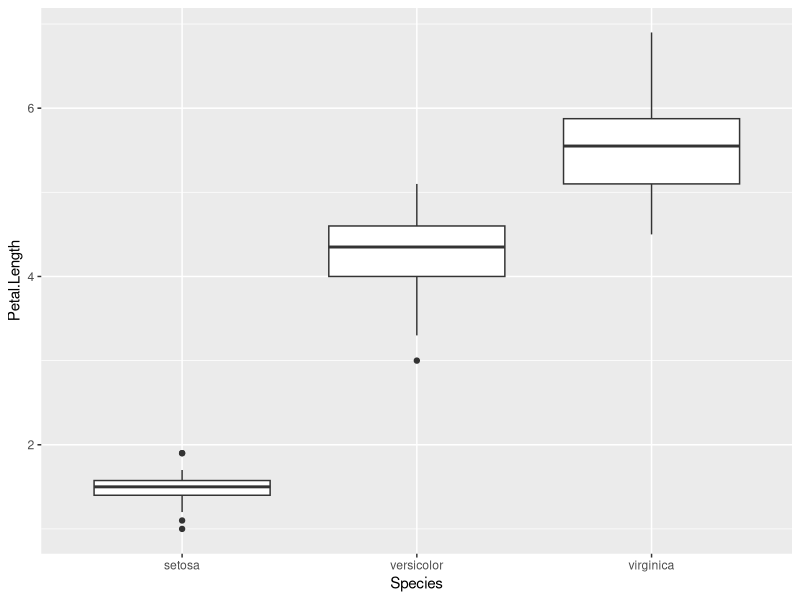
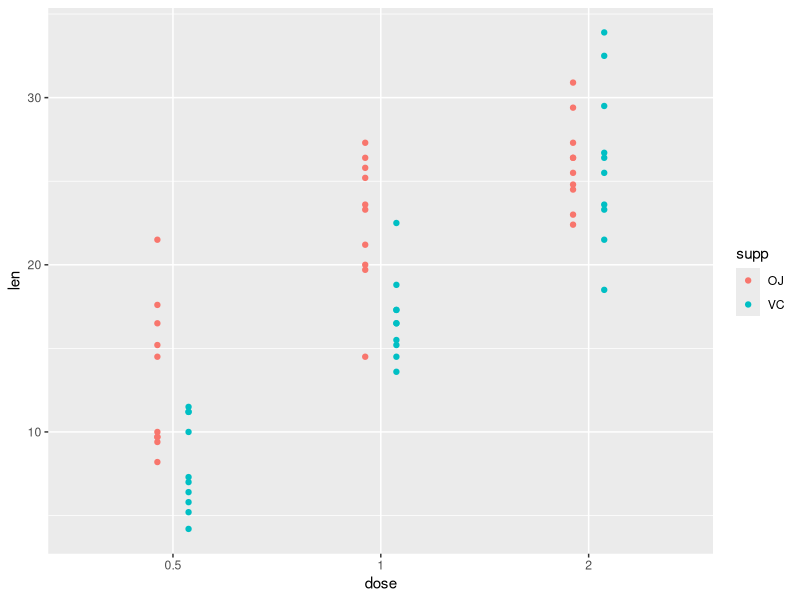

These figures' R source, in order:
# t検定・分散分析・多重比較
# 2026-09-09
# Greg Nishihara

# パッケージの読み込み
library(tidyverse)
library(marginaleffects)

irisdf = iris |> as_tibble()

# t検定
# 2群の比較

df1 = irisdf |> filter(str_detect(Species, "set", negate = TRUE))
df2 = irisdf |> filter(str_detect(Species, "vir", negate = TRUE))
df3 = irisdf |> filter(str_detect(Species, "ver", negate = TRUE))

# Petal.Length: versicolor vs virginica
t.test(Petal.Length ~ Species, data = df1)
# ウェルチのt検定を行った結果、virginica の花弁の長さ (5.55) は、versicolor (4.26) よりも有意に違うことが示された (t(95.57) = -12.60, p < 0.001)。

# Petal.Length: setosa vs virginica
t.test(Petal.Length ~ Species, data = df3)

# Petal.Length: setosa vs versicolor
t.test(Petal.Length ~ Species, data = df2)

# 花弁の長さは種によって異なる
# 一元配置分散分析 (Analysis of Variance; ANOVA)
# 応答変数 ~ 説明変数 R モデルの構造
fullmodel = lm(Petal.Length ~ Species, data = irisdf)

ggplot(irisdf) + geom_boxplot(aes(x = Species, y = Petal.Length))

summary(fullmodel)

#一元配置分散分析（または線形回帰モデル）の結果、アヤメの種（Species）は花弁の長さに対して極めて有意な主効果を示した (F(2, 147) = 1180, p < 0.001, R^2(adj) = 0.94)。

# 多重比較

avg_predictions(fullmodel, by = "Species") 

# ボンフェロニー 
hypotheses(fullmodel,  ~ pairwise, multcomp = "bonferroni")
# hypotheses(fullmodel,  ~ pairwise, multcomp = "holm")

# 二元配置分散分析
tgdf = 
  ToothGrowth |> 
  as_tibble() |> 
  mutate(dose = factor(dose), supp = factor(supp))

ggplot(tgdf) +
  geom_point(
    aes(
      x = dose,
      y = len,
      color = supp
    ),
    position = position_dodge(width = 0.3)
  )
